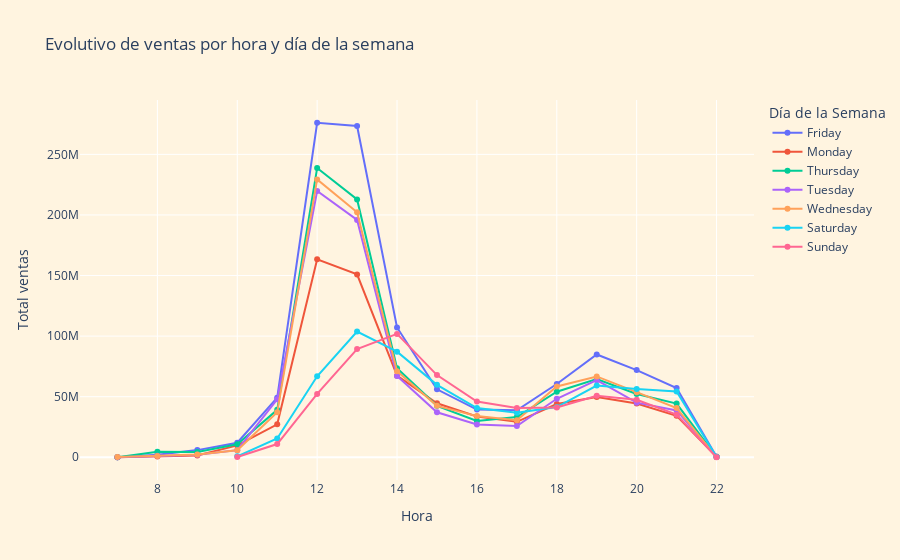

The notebook cell saved with this chart:
### Code cell
data['Hora'] = data['fecha_creacion'].dt.hour
data['Dia de la Semana'] = data['fecha_creacion'].dt.day_name()



# Agrupar por Hora y Día de la Semana y sumar las Ventas
evolutivo_ventas_hora_dia = data.groupby(['Hora', 'Dia de la Semana'])['Venta'].sum().reset_index()

# Crear el gráfico
fig = px.line(evolutivo_ventas_hora_dia, x='Hora', y='Venta', color='Dia de la Semana', 
              title='Evolutivo de ventas por hora y día de la semana', 
              labels={'Venta': 'Total ventas', 'Hora': 'Hora', 'Dia de la Semana': 'Día de la Semana'}, 
              markers=True)
fig.update_layout(plot_bgcolor='#FFF4E0', 
                  paper_bgcolor='#FFF4E0')
fig.show()

### Figure 1 — Plotly figure (JSON) as saved in the notebook; plotly's stock layout.template omitted (floating-point values rounded to 4 significant figures)
{"data": [{"hovertemplate": "Día de la Semana=Friday<br>Hora=%{x}<br>Total ventas=%{y}<extra></extra>", "legendgroup": "Friday", "line": {"color": "#636efa", "dash": "solid"}, "marker": {"symbol": "circle"}, "mode": "lines+markers", "name": "Friday", "orientation": "v", "showlegend": true, "type": "scatter", "x": [7, 8, 9, 10, 11, 12, 13, 14, 15, 16, 17, 18, 19, 20, 21, 22], "xaxis": "x", "y": [68796, 2044492, 5909182, 12009091, 49190592, 276103534, 273384239, 107112347, 56096764, 39350701, 38818123, 60500935, 84839722, 71965546, 57179492, 418286], "yaxis": "y"}, {"hovertemplate": "Día de la Semana=Monday<br>Hora=%{x}<br>Total ventas=%{y}<extra></extra>", "legendgroup": "Monday", "line": {"color": "#EF553B", "dash": "solid"}, "marker": {"symbol": "circle"}, "mode": "lines+markers", "name": "Monday", "orientation": "v", "showlegend": true, "type": "scatter", "x": [7, 8, 9, 10, 11, 12, 13, 14, 15, 16, 17, 18, 19, 20, 21, 22], "xaxis": "x", "y": [77314, 626667, 1425666, 9797180, 27193293, 163357241, 150942360, 67361719, 44554584, 33726089, 29286400, 43978554, 49669557, 44333394, 34218989, 381207], "yaxis": "y"}, {"hovertemplate": "Día de la Semana=Thursday<br>Hora=%{x}<br>Total ventas=%{y}<extra></extra>", "legendgroup": "Thursday", "line": {"color": "#00cc96", "dash": "solid"}, "marker": {"symbol": "circle"}, "mode": "lines+markers", "name": "Thursday", "orientation": "v", "showlegend": true, "type": "scatter", "x": [7, 8, 9, 10, 11, 12, 13, 14, 15, 16, 17, 18, 19, 20, 21, 22], "xaxis": "x", "y": [90278, 4464082, 4336397, 10687976, 39131962, 238782012, 212820370, 73521989, 42470544, 29964713, 33173371, 54084658, 64535658, 52214912, 44320428, 404723], "yaxis": "y"}, {"hovertemplate": "Día de la Semana=Tuesday<br>Hora=%{x}<br>Total ventas=%{y}<extra></extra>", "legendgroup": "Tuesday", "line": {"color": "#ab63fa", "dash": "solid"}, "marker": {"symbol": "circle"}, "mode": "lines+markers", "name": "Tuesday", "orientation": "v", "showlegend": true, "type": "scatter", "x": [7, 8, 9, 10, 11, 12, 13, 14, 15, 16, 17, 18, 19, 20, 21, 22], "xaxis": "x", "y": [76482, 1250186, 2175839, 5873486, 47804052, 219802069, 195870540, 67140345, 37101502, 27023813, 25818127, 48264176, 63625954, 45074791, 38648075, 351294], "yaxis": "y"}, {"hovertemplate": "Día de la Semana=Wednesday<br>Hora=%{x}<br>Total ventas=%{y}<extra></extra>", "legendgroup": "Wednesday", "line": {"color": "#FFA15A", "dash": "solid"}, "marker": {"symbol": "circle"}, "mode": "lines+markers", "name": "Wednesday", "orientation": "v", "showlegend": true, "type": "scatter", "x": [7, 8, 9, 10, 11, 12, 13, 14, 15, 16, 17, 18, 19, 20, 21, 22], "xaxis": "x", "y": [200833, 1044170, 2340654, 5828070, 37096129, 229343008, 202195200, 71020643, 42419908, 33979310, 30507018, 58483782, 66720427, 53764726, 40570939, 171573], "yaxis": "y"}, {"hovertemplate": "Día de la Semana=Saturday<br>Hora=%{x}<br>Total ventas=%{y}<extra></extra>", "legendgroup": "Saturday", "line": {"color": "#19d3f3", "dash": "solid"}, "marker": {"symbol": "circle"}, "mode": "lines+markers", "name": "Saturday", "orientation": "v", "showlegend": true, "type": "scatter", "x": [10, 11, 12, 13, 14, 15, 16, 17, 18, 19, 20, 21, 22], "xaxis": "x", "y": [773428, 15547855, 66818169, 103716770, 87137678, 59770565, 40609312, 36703002, 41473397, 59180521, 56337036, 54281800, 135973], "yaxis": "y"}, {"hovertemplate": "Día de la Semana=Sunday<br>Hora=%{x}<br>Total ventas=%{y}<extra></extra>", "legendgroup": "Sunday", "line": {"color": "#FF6692", "dash": "solid"}, "marker": {"symbol": "circle"}, "mode": "lines+markers", "name": "Sunday", "orientation": "v", "showlegend": true, "type": "scatter", "x": [10, 11, 12, 13, 14, 15, 16, 17, 18, 19, 20, 21, 22], "xaxis": "x", "y": [217409, 10922642, 52307150, 89352625, 101812506, 67836920, 46000483, 40609446, 41148302, 50830967, 47439226, 35183898, 14815], "yaxis": "y"}], "layout": {"legend": {"title": {"text": "Día de la Semana"}, "tracegroupgap": 0}, "paper_bgcolor": "#FFF4E0", "plot_bgcolor": "#FFF4E0", "title": {"text": "Evolutivo de ventas por hora y día de la semana"}, "xaxis": {"anchor": "y", "domain": [0, 1], "title": {"text": "Hora"}}, "yaxis": {"anchor": "x", "domain": [0, 1], "title": {"text": "Total ventas"}}}}
